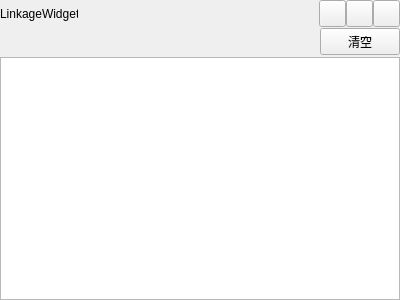
<?xml version="1.0" encoding="UTF-8"?>
<ui version="4.0">
 <class>LinkageWidget</class>
 <widget class="QWidget" name="LinkageWidget">
  <property name="geometry">
   <rect>
    <x>0</x>
    <y>0</y>
    <width>400</width>
    <height>300</height>
   </rect>
  </property>
  <property name="sizePolicy">
   <sizepolicy hsizetype="Preferred" vsizetype="Maximum">
    <horstretch>0</horstretch>
    <verstretch>0</verstretch>
   </sizepolicy>
  </property>
  <property name="focusPolicy">
   <enum>Qt::ClickFocus</enum>
  </property>
  <property name="windowTitle">
   <string>Form</string>
  </property>
  <layout class="QGridLayout" name="gridLayout_3">
   <property name="leftMargin">
    <number>0</number>
   </property>
   <property name="topMargin">
    <number>0</number>
   </property>
   <property name="rightMargin">
    <number>0</number>
   </property>
   <property name="bottomMargin">
    <number>0</number>
   </property>
   <property name="spacing">
    <number>0</number>
   </property>
   <item row="0" column="0">
    <widget class="QWidget" name="widgetTitle" native="true">
     <property name="sizePolicy">
      <sizepolicy hsizetype="Preferred" vsizetype="Maximum">
       <horstretch>0</horstretch>
       <verstretch>0</verstretch>
      </sizepolicy>
     </property>
     <property name="styleSheet">
      <string notr="true"/>
     </property>
     <layout class="QGridLayout" name="gridLayout">
      <property name="leftMargin">
       <number>0</number>
      </property>
      <property name="topMargin">
       <number>0</number>
      </property>
      <property name="rightMargin">
       <number>0</number>
      </property>
      <property name="bottomMargin">
       <number>0</number>
      </property>
      <property name="spacing">
       <number>0</number>
      </property>
      <item row="0" column="0">
       <widget class="QLabel" name="label">
        <property name="sizePolicy">
         <sizepolicy hsizetype="Preferred" vsizetype="Preferred">
          <horstretch>0</horstretch>
          <verstretch>0</verstretch>
         </sizepolicy>
        </property>
        <property name="minimumSize">
         <size>
          <width>27</width>
          <height>27</height>
         </size>
        </property>
        <property name="maximumSize">
         <size>
          <width>16777215</width>
          <height>27</height>
         </size>
        </property>
        <property name="styleSheet">
         <string notr="true"/>
        </property>
        <property name="text">
         <string>LinkageWidget</string>
        </property>
       </widget>
      </item>
      <item row="0" column="1">
       <spacer name="horizontalSpacer">
        <property name="orientation">
         <enum>Qt::Horizontal</enum>
        </property>
        <property name="sizeHint" stdset="0">
         <size>
          <width>244</width>
          <height>20</height>
         </size>
        </property>
       </spacer>
      </item>
      <item row="0" column="2">
       <widget class="QWidget" name="widgetMenu" native="true">
        <layout class="QGridLayout" name="gridLayout_4">
         <property name="leftMargin">
          <number>0</number>
         </property>
         <property name="topMargin">
          <number>0</number>
         </property>
         <property name="rightMargin">
          <number>0</number>
         </property>
         <property name="bottomMargin">
          <number>0</number>
         </property>
         <property name="spacing">
          <number>0</number>
         </property>
         <item row="0" column="0">
          <widget class="QPushButton" name="btnMenu_Min">
           <property name="minimumSize">
            <size>
             <width>27</width>
             <height>27</height>
            </size>
           </property>
           <property name="maximumSize">
            <size>
             <width>27</width>
             <height>27</height>
            </size>
           </property>
           <property name="styleSheet">
            <string notr="true"/>
           </property>
           <property name="text">
            <string/>
           </property>
           <property name="icon">
            <iconset resource="icon.qrc">
             <normaloff>:/icon/titlemini.png</normaloff>:/icon/titlemini.png</iconset>
           </property>
          </widget>
         </item>
         <item row="0" column="1">
          <widget class="QPushButton" name="btnMenu_Max">
           <property name="minimumSize">
            <size>
             <width>27</width>
             <height>27</height>
            </size>
           </property>
           <property name="maximumSize">
            <size>
             <width>27</width>
             <height>27</height>
            </size>
           </property>
           <property name="styleSheet">
            <string notr="true"/>
           </property>
           <property name="text">
            <string/>
           </property>
           <property name="icon">
            <iconset resource="icon.qrc">
             <normaloff>:/icon/titlemax.png</normaloff>:/icon/titlemax.png</iconset>
           </property>
          </widget>
         </item>
         <item row="0" column="2">
          <widget class="QPushButton" name="btnMenu_Close">
           <property name="minimumSize">
            <size>
             <width>27</width>
             <height>27</height>
            </size>
           </property>
           <property name="maximumSize">
            <size>
             <width>27</width>
             <height>27</height>
            </size>
           </property>
           <property name="styleSheet">
            <string notr="true"/>
           </property>
           <property name="text">
            <string/>
           </property>
           <property name="icon">
            <iconset resource="icon.qrc">
             <normaloff>:/icon/titleclose.png</normaloff>:/icon/titleclose.png</iconset>
           </property>
          </widget>
         </item>
        </layout>
       </widget>
      </item>
     </layout>
    </widget>
   </item>
   <item row="1" column="0">
    <widget class="QWidget" name="widget" native="true">
     <layout class="QGridLayout" name="gridLayout_5">
      <property name="leftMargin">
       <number>0</number>
      </property>
      <property name="topMargin">
       <number>0</number>
      </property>
      <property name="rightMargin">
       <number>0</number>
      </property>
      <property name="bottomMargin">
       <number>0</number>
      </property>
      <property name="spacing">
       <number>0</number>
      </property>
      <item row="0" column="0">
       <widget class="QWidget" name="widget_2" native="true">
        <property name="minimumSize">
         <size>
          <width>0</width>
          <height>30</height>
         </size>
        </property>
        <layout class="QGridLayout" name="gridLayout_2">
         <property name="leftMargin">
          <number>0</number>
         </property>
         <property name="topMargin">
          <number>0</number>
         </property>
         <property name="rightMargin">
          <number>0</number>
         </property>
         <property name="bottomMargin">
          <number>0</number>
         </property>
         <property name="spacing">
          <number>0</number>
         </property>
         <item row="0" column="0">
          <spacer name="horizontalSpacer_2">
           <property name="orientation">
            <enum>Qt::Horizontal</enum>
           </property>
           <property name="sizeHint" stdset="0">
            <size>
             <width>317</width>
             <height>20</height>
            </size>
           </property>
          </spacer>
         </item>
         <item row="0" column="1">
          <widget class="QPushButton" name="clearBtn">
           <property name="minimumSize">
            <size>
             <width>80</width>
             <height>27</height>
            </size>
           </property>
           <property name="text">
            <string>清空</string>
           </property>
          </widget>
         </item>
        </layout>
       </widget>
      </item>
      <item row="1" column="0">
       <widget class="QTextBrowser" name="textBrowser"/>
      </item>
     </layout>
    </widget>
   </item>
  </layout>
 </widget>
 <resources>
  <include location="icon.qrc"/>
 </resources>
 <connections/>
</ui>
